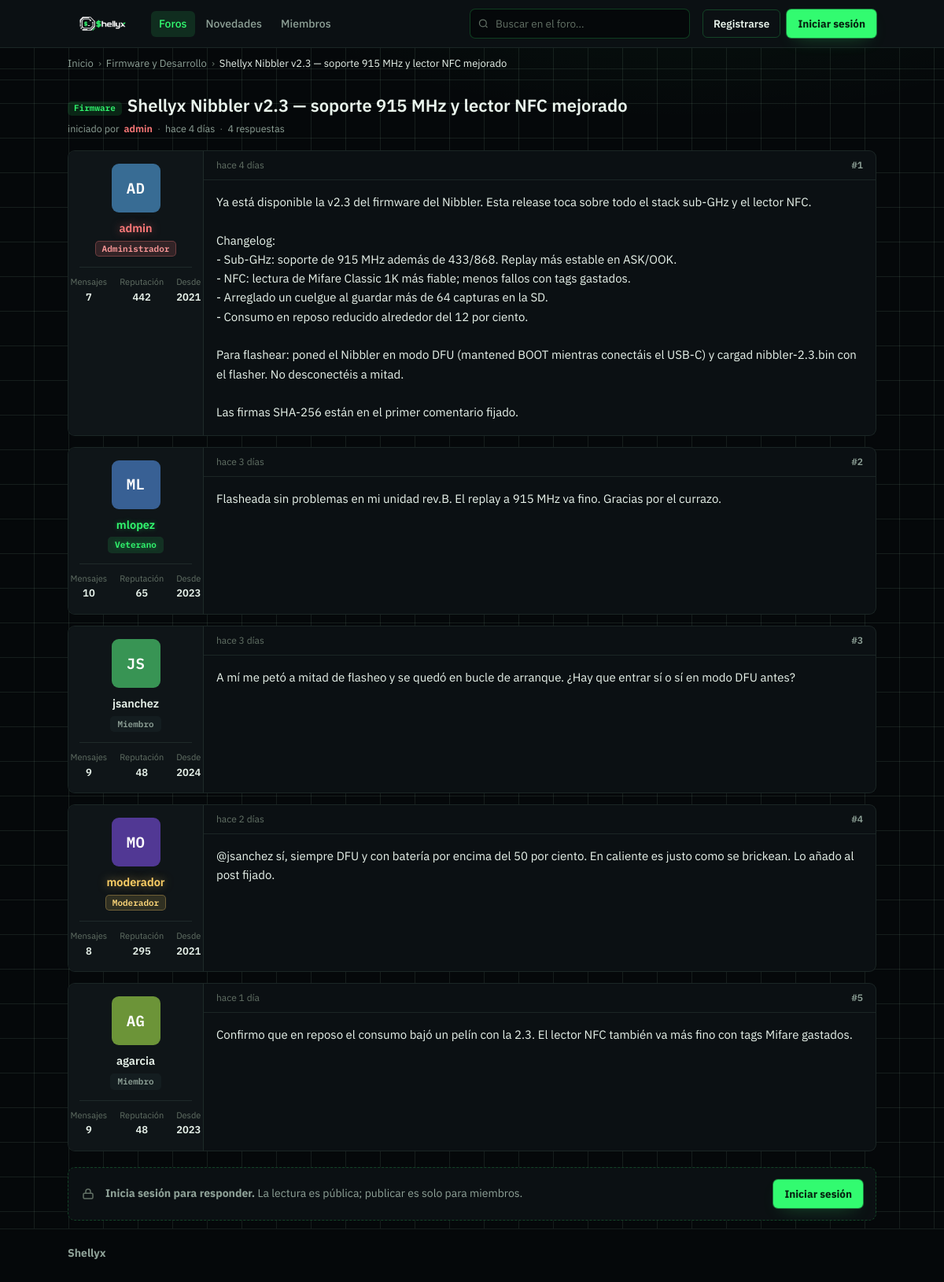
The app's page /web/src/foro/post.php?id=1 with its own data.
### tables this page shows
CREATE TABLE posts (
  id INT AUTO_INCREMENT PRIMARY KEY,
  user_id INT,
  title VARCHAR(255),
  body TEXT,
  embed_url VARCHAR(512),
  category VARCHAR(32) NOT NULL DEFAULT 'general',
  product_id INT NULL,           
  created_at TIMESTAMP DEFAULT CURRENT_TIMESTAMP
) DEFAULT CHARSET=utf8mb4;

CREATE TABLE users (
  id INT AUTO_INCREMENT PRIMARY KEY,
  username VARCHAR(64) UNIQUE,
  password_md5 CHAR(32)
);

CREATE TABLE replies (
  id INT AUTO_INCREMENT PRIMARY KEY,
  post_id INT,
  user_id INT,
  body TEXT,
  created_at TIMESTAMP DEFAULT CURRENT_TIMESTAMP
) DEFAULT CHARSET=utf8mb4;

### web/src/lib/db.php (called while the page is built, shortened)
<?php
function db(): mysqli
{
    static $conn = null;
    if ($conn instanceof mysqli) {
        return $conn;
    }
    $host = getenv('DB_HOST') ?: 'db';
    $user = getenv('DB_USER') ?: 'appuser';
    $pass = getenv('DB_PASS') ?: 'apppass';
    $name = getenv('DB_NAME') ?: 'appdb';
    for ($i = 0; $i < 10; $i++) {
        $c = @mysqli_connect($host, $user, $pass, $name);
        if ($c instanceof mysqli) {
            $conn = $c;
            mysqli_set_charset($conn, 'utf8mb4');
            return $conn;
        }
    }
    $conn = mysqli_connect($host, $user, $pass, $name);
    return $conn;
}

### web/src/foro/post.php (the view, shortened to what this page needs)
<?php
require_once __DIR__ . '/lib/auth.php';
require_once __DIR__ . '/lib/layout.php';
$user = current_user();
$id = isset($_GET['id']) ? (int)$_GET['id'] : 0;
$stmt = mysqli_prepare(db(), "SELECT p.id, p.title, p.body, p.embed_url, p.category, p.created_at, p.user_id, p.product_id,
                                     u.username AS author, pr.name AS device_name
                              FROM posts p JOIN users u ON u.id = p.user_id
                              LEFT JOIN products pr ON pr.id = p.product_id
                              WHERE p.id = ?");
mysqli_stmt_bind_param($stmt, "i", $id);
mysqli_stmt_execute($stmt);
$res  = mysqli_stmt_get_result($stmt);
$post = $res ? mysqli_fetch_assoc($res) : null;
$replies = [];
if ($post) {
    $stmt = mysqli_prepare(db(), "SELECT r.body, r.created_at, r.user_id, u.username AS author
                                  FROM replies r JOIN users u ON u.id = r.user_id
                                  WHERE r.post_id = ? ORDER BY r.created_at ASC, r.id ASC");
    mysqli_stmt_bind_param($stmt, "i", $id);
    mysqli_stmt_execute($stmt);
    $rr = mysqli_stmt_get_result($stmt);
    while ($rr && $row = mysqli_fetch_assoc($rr)) { $replies[] = $row; }
}
forum_head(($post ? strip_tag_prefix($post['title']) : 'Publicación') . ' — Shellyx');
forum_bar($user);
?>
<?php if ($post): ?>
<?php
    if (!empty($post['product_id']) && !empty($post['device_name'])) {
        $crumb = [
            ['Inicio', 'index.php'],
            ['Dispositivos', 'index.php#dispositivos'],
            [$post['device_name'], device_url((int)$post['product_id'])],
            [strip_tag_prefix($post['title']), null],
        ];
    } else {
        $catName = FORUM_CATEGORIES[$post['category']][0] ?? FORUM_CATEGORIES['general'][0];
        $crumb = [
            ['Inicio', 'index.php'],
            [$catName, 'index.php#cat-' . ($post['category'] ?: 'general')],
            [strip_tag_prefix($post['title']), null],
        ];
    }
    forum_breadcrumb($crumb);
?>
<div class="thread-head"><div class="wrap">
  <h1><?= render_title_with_tag($post['title']) ?></h1>
  <div class="th-meta">iniciado por <?= user_link($post['author']) ?><span class="sep">·</span><?= e(hace($post['created_at'])) ?><span class="sep">·</span><?= count($replies) ?> <?= count($replies) == 1 ? 'respuesta' : 'respuestas' ?></div>
</div></div>
<section class="posts"><div class="wrap">
  <article class="post">
    <?= usercard_html($post['author']) ?>
    <div class="post-body">
      <div class="post-topmeta"><span><?= e(hace($post['created_at'])) ?></span><span class="num">#1</span></div>
      <div class="post-content">
        <p><?= nl2br(e($post['body'])) ?></p>
      </div>
    </div>
  </article>
<?php $n = 2; foreach ($replies as $rep): ?>
  <article class="post">
    <?= usercard_html($rep['author']) ?>
    <div class="post-body">
      <div class="post-topmeta"><span><?= e(hace($rep['created_at'])) ?></span><span class="num">#<?= $n ?></span></div>
      <div class="post-content"><p><?= nl2br(e($rep['body'])) ?></p></div>
    </div>
  </article>
<?php $n++; endforeach; ?>
<?php if ($user !== null): ?>
  <form class="reply-form" method="post" action="post.php?id=<?= (int)$post['id'] ?>">
    <div class="rf-head"><?= avatar_html($user['username']) ?><span>Responder como <strong><?= e($user['username']) ?></strong></span></div>
    <div class="field"><textarea name="reply_body" placeholder="Escribe tu respuesta…" required></textarea></div>
    <div class="rf-actions"><button class="btn btn-accent" type="submit">Publicar respuesta</button></div>
  </form>
<?php else: ?>
  <div class="replybar">
    <svg viewBox="0 0 24 24" width="18" height="18" fill="none" stroke="var(--faint)" stroke-width="2" stroke-linecap="round" stroke-linejoin="round"><rect x="4" y="11" width="16" height="9" rx="2"/><path d="M8 11V8a4 4 0 0 1 8 0v3"/></svg>
    <p><strong>Inicia sesión para responder.</strong> La lectura es pública; publicar es solo para miembros.</p>
    <a class="btn btn-accent" href="login.php" style="margin-left:auto">Iniciar sesión</a>
  </div>
<?php endif; ?>
</div></section>
<?php else: ?>
<div class="notfound"><div class="wrap">
  <p>Publicación no encontrada. <a href="index.php">Volver al foro</a>.</p>
</div></div>
<?php endif; ?>
<?php forum_footer(); ?>

### web/src/foro/lib/layout.php (shortened to what this page needs)
<?php
function e(?string $s): string
{
    return htmlspecialchars($s ?? '', ENT_QUOTES, 'UTF-8');
}
function avatar_initials(string $username): string
{
    $letters = preg_replace('/[^\p{L}\p{N}]/u', '', $username);
    $base = ($letters !== '') ? $letters : $username;
    $base = ($base !== '') ? $base : '?';
    return mb_strtoupper(mb_substr($base, 0, 2, 'UTF-8'), 'UTF-8');
}
function avatar_color(string $username): string
{
    $hue = crc32($username) % 360;
    return "hsl({$hue} 45% 40%)";
}
function avatar_html(string $username, string $sizeClass = ''): string
{
    $cls = trim('ava ' . $sizeClass);
    $style = 'background:' . avatar_color($username);
    return '<span class="' . e($cls) . '" style="' . e($style) . '" aria-hidden="true">'
        . e(avatar_initials($username)) . '</span>';
}
function member_since(string $username): int
{
    return 2021 + (crc32('since:' . $username) % 4);
}
function user_stats(string $username): array
{
    static $cache = null;
    if ($cache === null) {
        $cache = [];
        $q = mysqli_query(db(), "SELECT u.username,
                (SELECT COUNT(*) FROM posts p   WHERE p.user_id = u.id) AS posts,
                (SELECT COUNT(*) FROM replies r WHERE r.user_id = u.id) AS replies
                FROM users u");
        while ($q && $row = mysqli_fetch_assoc($q)) {
            $p = (int)$row['posts']; $r = (int)$row['replies'];
            $cache[$row['username']] = ['posts' => $p, 'replies' => $r, 'msgs' => $p + $r];
        }
    }
    return $cache[$username] ?? ['posts' => 0, 'replies' => 0, 'msgs' => 0];
}
function user_reputation(string $username): int
{
    $s = user_stats($username);
    $rep = $s['posts'] * 10 + $s['replies'] * 3;
    if ($username === 'admin')         $rep += 400;
    elseif ($username === 'moderador') $rep += 250;
    return $rep;
}
function user_rank(string $username, ?int $rep = null): array
{
    if ($username === 'admin')     return ['Administrador', 'rk-admin'];
    if ($username === 'moderador') return ['Moderador', 'rk-mod'];
    $rep = $rep ?? user_reputation($username);
    if ($rep >= 60)  return ['Veterano', 'rk-veteran'];
    if ($rep >= 20)  return ['Miembro',  'rk-member'];
    return ['Novato', 'rk-rookie'];
}
function hace(string $datetime): string
{
    $ts = strtotime($datetime);
    $d = time() - $ts;
    if ($d < 2592000)  { $x = intdiv($d, 86400);    return $x === 1 ? 'hace 1 día'  : "hace {$x} días"; }
    $x = intdiv($d, 31536000);                       return $x === 1 ? 'hace 1 año'  : "hace {$x} años";
}
function render_title_with_tag(string $title): string
{
    if (preg_match('/^\s*\[([^\]]{1,16})\]\s*(.*)$/u', $title, $m)) {
        $tag = trim($m[1]);
        $rest = $m[2];
        $u = mb_strtoupper($tag, 'UTF-8');
        $cls = 'tag';
        if (in_array($u, ['FIRMWARE', 'FW', 'RELEASE'], true))      $cls .= ' tag-fw';
        elseif (in_array($u, ['BRICK', 'SOS', 'AYUDA'], true))      $cls .= ' tag-brick';
        elseif (in_array($u, ['RESUELTO', 'SOLVED'], true))         $cls .= ' tag-ok';
        $label = mb_strtoupper(mb_substr($tag, 0, 1, 'UTF-8'), 'UTF-8') . mb_strtolower(mb_substr($tag, 1, null, 'UTF-8'), 'UTF-8');
        return '<span class="' . $cls . '">' . e($label) . '</span>' . e($rest);
    }
    return e($title);
}
function profile_url(string $username): string
{
    return 'perfil.php?u=' . e(rawurlencode($username));
}
function user_link(string $username, string $class = ''): string
{
    [, $rankClass] = user_rank($username);
    $cls = trim('uname ' . $rankClass . ' ' . $class);
    return '<a class="' . e($cls) . '" href="' . profile_url($username) . '">' . e($username) . '</a>';
}
function usercard_html(string $author): string
{
    $rep = user_reputation($author);
    [$rankLabel, $rankClass] = user_rank($author, $rep);
    $s = user_stats($author);
    $since = member_since($author);
    $h  = '<aside class="usercard">';
    $h .= avatar_html($author, 'uc-ava');
    $h .= '<a class="uc-name ' . $rankClass . '" href="' . profile_url($author) . '">' . e($author) . '</a>';
    $h .= '<span class="rank ' . $rankClass . '">' . e($rankLabel) . '</span>';
    $h .= '<dl class="uc-stats">';
    $h .= '<div><dt>Mensajes</dt><dd>' . number_format($s['msgs'], 0, ',', '.') . '</dd></div>';
    $h .= '<div><dt>Reputación</dt><dd>' . number_format($rep, 0, ',', '.') . '</dd></div>';
    $h .= '<div><dt>Desde</dt><dd>' . $since . '</dd></div>';
    $h .= '</dl></aside>';
    return $h;
}
function forum_head(string $title): void
{
    echo "<!DOCTYPE html>\n<html lang=\"es\">\n<head>\n";
    echo '<link rel="stylesheet" href="/foro/assets/forum.css">' . "\n";
    echo "</head>\n<body>\n";
}
function forum_bar(?array $user, string $active = 'foros', string $q = ''): void
{
    echo '<header class="fbar"><div class="wrap">';
	echo '<a class="brand" href="../../index.php" aria-label="Shellyx inicio">'
       	. '<img class="brand-logo" src="/assets/img/logo.webp" alt="Shellyx" '
       	. 'onerror="this.style.display=\'none\';this.nextElementSibling.style.display=\'inline-flex\'">'
       	. '<span class="brand-fallback" style="display:none">' . BRAND_CHIP . 'Shellyx</span></a>';
    echo '<nav class="mainnav"><a href="index.php" class="on">Foros</a><a href="index.php">Novedades</a><a href="index.php">Miembros</a></nav>';
    echo '<div class="search">' . SEARCH_ICON . '<input type="text" placeholder="Buscar en el foro…" aria-label="Buscar"></div>';
    echo '<div class="session">';
    if ($user) {
        echo '<a class="btn btn-accent" href="new_post.php">Nueva publicación</a>';
        echo '<a class="me" href="perfil.php" title="Mi perfil">' . avatar_html($user['username'], 'me-ava') . '<span class="me-name">' . e($user['username']) . '</span></a>';
        echo '<a class="btn btn-ghost" href="logout.php">Salir</a>';
    } else {
        echo '<a class="btn btn-ghost" href="register.php">Registrarse</a>';
        echo '<a class="btn btn-accent" href="login.php">Iniciar sesión</a>';
    }
    echo '</div></div></header>';
}
function forum_breadcrumb(array $items): void
{
    echo '<div class="crumbs"><div class="wrap">';
    $last = count($items) - 1;
    foreach ($items as $i => [$label, $href]) {
        if ($i > 0) echo '<span class="sep">›</span>';
        if ($href !== null && $i !== $last) {
            echo '<a href="' . e($href) . '">' . e($label) . '</a>';
        } else {
            echo '<span class="here">' . e($label) . '</span>';
        }
    }
    echo '</div></div>';
}
function forum_footer(): void
{
    echo '<footer class="foot"><div class="wrap">';
    echo '<a class="foot-brand" href="index.php">Shellyx</a><span class="spacer"></span>';
    echo '</div></footer>';
    echo "\n</body>\n</html>";
}

### records on screen
posts: user.username "admin", created_at "hace 4 días", user.username "AD", user.username "2021", body "Ya está disponible la v2.3 del firmware del Nibbler. Esta release toca sobre todo el stack sub-GHz y el lector NFC. Changelog: - Sub-GHz: soporte de 915 MHz además de 433/868. Replay más estable en ASK/OOK. - NFC: lectura de Mifare Classic 1K más fiable; menos fallos con tags gastados. - Arreglado un cuelgue al guardar más de 64 capturas en la SD. - Consumo en reposo reducido alrededor del 12 por ciento. Para flashear: poned el Nibbler en modo DFU (mantened BOOT mientras conectáis el USB-C) y cargad nibbler-2.3.bin con el flasher. No desconectéis a mitad. Las firmas SHA-256 están en el primer comentario fijado."
replies: user.username "ML", user.username "mlopez", rankLabel "Veterano", msgs "10", rep "65", user.username "2023", created_at "hace 3 días", body "Flasheada sin problemas en mi unidad rev.B. El replay a 915 MHz va fino. Gracias por el currazo."
replies: user.username "JS", user.username "jsanchez", rankLabel "Miembro", msgs "9", rep "48", user.username "2024", created_at "hace 3 días", body "A mí me petó a mitad de flasheo y se quedó en bucle de arranque. ¿Hay que entrar sí o sí en modo DFU antes?"
replies: user.username "MO", user.username "moderador", rankLabel "Moderador", msgs "8", user.username "295", user.username "2021", created_at "hace 2 días", body "@jsanchez sí, siempre DFU y con batería por encima del 50 por ciento. En caliente es justo como se brickean. Lo añado al post fijado."
replies: user.username "AG", user.username "agarcia", rankLabel "Miembro", msgs "9", rep "48", user.username "2023", created_at "hace 1 día", body "Confirmo que en reposo el consumo bajó un pelín con la 2.3. El lector NFC también va más fino con tags Mifare gastados."

### other values on screen
$label "Inicio"
$label "Firmware y Desarrollo"
$label "Shellyx Nibbler v2.3 — soporte 915 MHz y lector NFC mejorado"
$label "Firmware"
$rest "Shellyx Nibbler v2.3 — soporte 915 MHz y lector NFC mejorado"
count($replies) "4"
$rankLabel "Administrador"
$s['msgs'] "7"
$rep "442"
